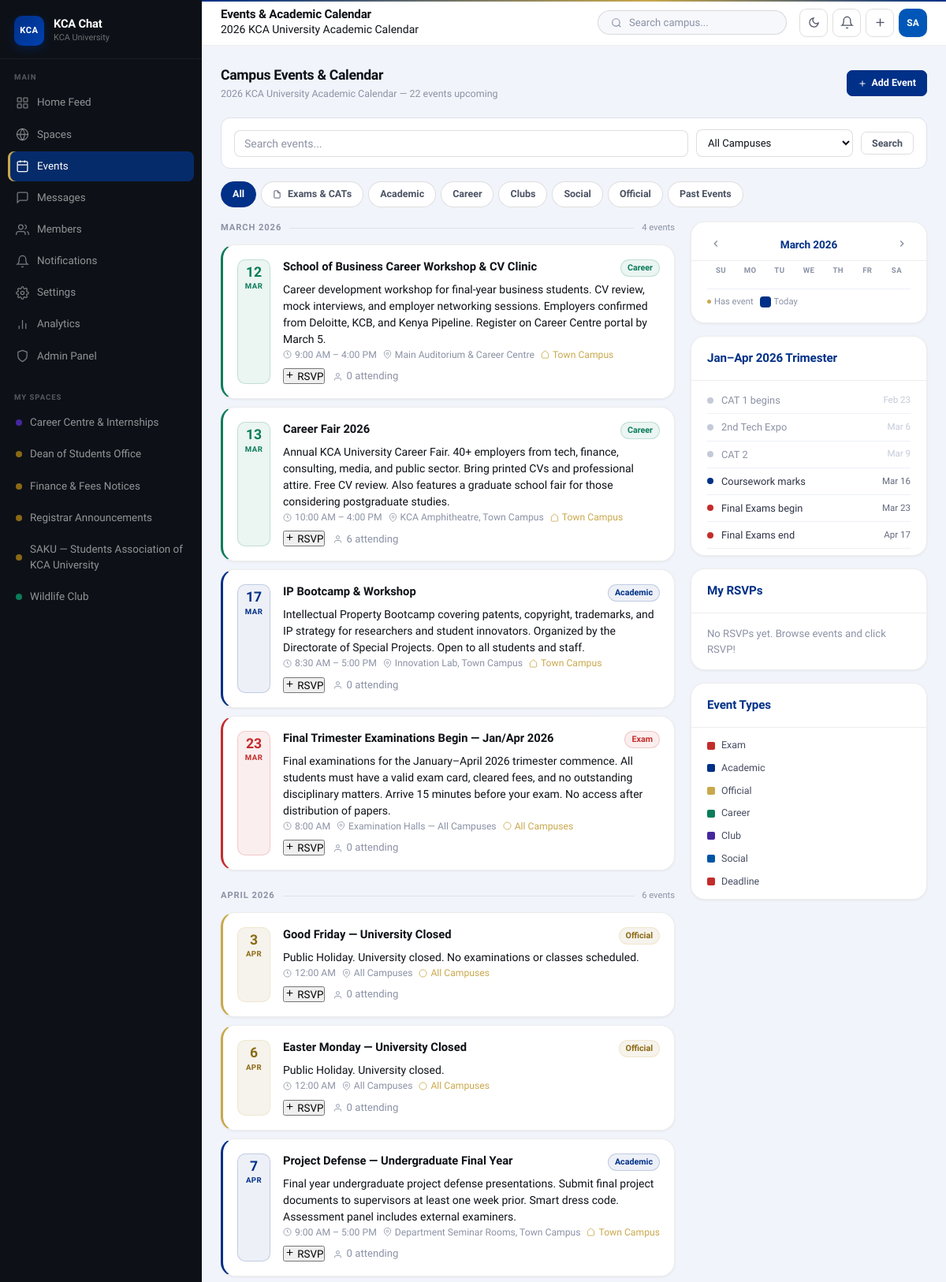
The app's page /pages/events.php (signed in, upper part) with its own data.
### tables this page shows
CREATE TABLE spaces (
    id          INT AUTO_INCREMENT PRIMARY KEY,
    name        VARCHAR(120) NOT NULL,
    slug        VARCHAR(120) UNIQUE NOT NULL,
    description TEXT,
    type        ENUM('academic','club','administrative','co-curricular','professional') DEFAULT 'academic',
    school      VARCHAR(160) DEFAULT NULL,
    banner      VARCHAR(255) DEFAULT NULL,
    created_by  INT NOT NULL,
    is_private  TINYINT(1) DEFAULT 0,
    is_active   TINYINT(1) DEFAULT 1,
    created_at  DATETIME DEFAULT CURRENT_TIMESTAMP,
    FOREIGN KEY (created_by) REFERENCES users(id) ON DELETE CASCADE
);

CREATE TABLE users (
    id            INT AUTO_INCREMENT PRIMARY KEY,
    student_id    VARCHAR(30) UNIQUE,
    full_name     VARCHAR(120) NOT NULL,
    email         VARCHAR(160) UNIQUE,
    password_hash VARCHAR(255) NOT NULL,
    role          ENUM('student','staff','admin') DEFAULT 'student',
    school        VARCHAR(160) DEFAULT NULL,
    department    VARCHAR(200) DEFAULT NULL,
    course        VARCHAR(200) DEFAULT NULL,
    year_of_study TINYINT DEFAULT 1,
    study_mode    ENUM('day','evening','weekend','distance','online') DEFAULT 'day',
    bio           TEXT,
    avatar        VARCHAR(255) DEFAULT NULL,
    is_active     TINYINT(1) DEFAULT 1,
    is_online     TINYINT(1) DEFAULT 0,
    last_seen     DATETIME DEFAULT NULL,
    created_at    DATETIME DEFAULT CURRENT_TIMESTAMP,
    updated_at    DATETIME DEFAULT CURRENT_TIMESTAMP ON UPDATE CURRENT_TIMESTAMP
);

CREATE TABLE events (
    id            INT AUTO_INCREMENT PRIMARY KEY,
    title         VARCHAR(200) NOT NULL,
    description   TEXT,
    category      ENUM('academic','social','administrative','career','club','exam','deadline') DEFAULT 'academic',
    event_date    DATE NOT NULL,
    start_time    TIME NOT NULL,
    end_time      TIME DEFAULT NULL,
    location      VARCHAR(200),
    campus        ENUM('Town Campus','Western Campus','Kitengela Campus','Online','All Campuses') DEFAULT 'Town Campus',
    space_id      INT DEFAULT NULL,
    created_by    INT NOT NULL,
    banner        VARCHAR(255) DEFAULT NULL,
    max_attendees INT DEFAULT NULL,
    is_active     TINYINT(1) DEFAULT 1,
    created_at    DATETIME DEFAULT CURRENT_TIMESTAMP,
    FOREIGN KEY (space_id)   REFERENCES spaces(id) ON DELETE SET NULL,
    FOREIGN KEY (created_by) REFERENCES users(id)  ON DELETE CASCADE
);

### pages/events.php (the view, shortened to what the rows shown need)
<?php
require_once __DIR__ . '/../config/auth.php';
$pageTitle    = 'Events & Academic Calendar';
$activeNav    = 'events';
require_once __DIR__ . '/../includes/header.php';
$catFilter    = $_GET['cat']    ?? 'all';
$showPast     = isset($_GET['past']);
$params = [$user['id']];
$where  = "e.is_active=1";
$where .= $showPast ? " AND e.event_date < CURDATE()" : " AND e.event_date >= CURDATE()";
$events = DB::rows(
    "SELECT e.*,
            (SELECT COUNT(*) FROM event_rsvps r WHERE r.event_id=e.id AND r.status='going') as attendee_count,
            (SELECT COUNT(*) FROM event_rsvps r WHERE r.event_id=e.id AND r.user_id=? AND r.status='going') as user_going,
            s.name as space_name
     FROM events e LEFT JOIN spaces s ON s.id=e.space_id
     WHERE $where
     ORDER BY e.event_date ASC, e.start_time ASC",
    $params
);
$catColors = [
    'exam'           => ['bg'=>'rgba(196,43,43,.08)',    'text'=>'#C42B2B',  'border'=>'#C42B2B',  'label'=>'Exam'],
    'academic'       => ['bg'=>'rgba(0,48,135,.07)',     'text'=>'#003087',  'border'=>'#003087',  'label'=>'Academic'],
    'administrative' => ['bg'=>'rgba(139,105,20,.08)',   'text'=>'#8B6914',  'border'=>'#C9A84C',  'label'=>'Official'],
    'career'         => ['bg'=>'rgba(10,124,89,.08)',    'text'=>'#0A7C59',  'border'=>'#0A7C59',  'label'=>'Career'],
    'club'           => ['bg'=>'rgba(69,39,160,.08)',    'text'=>'#4527A0',  'border'=>'#4527A0',  'label'=>'Club'],
    'social'         => ['bg'=>'rgba(0,84,166,.07)',     'text'=>'#0054A6',  'border'=>'#0054A6',  'label'=>'Social'],
    'deadline'       => ['bg'=>'rgba(196,43,43,.06)',    'text'=>'#C42B2B',  'border'=>'#C42B2B',  'label'=>'Deadline'],
];
$grouped = [];
foreach ($events as $ev) {
    $month = date('F Y', strtotime($ev['event_date']));
    $grouped[$month][] = $ev;
}
?>
<div class="page-header">
  <div>
    <h2>Campus Events & Calendar</h2>
  </div>
</div>
<div class="content-grid">
  <div>
    <?php if (empty($events)): ?>
    <div class="card">
      <div class="empty-state">
        <svg viewBox="0 0 24 24" fill="none" stroke="currentColor" stroke-width="1.5"><rect x="3" y="4" width="18" height="18" rx="2"/><line x1="16" y1="2" x2="16" y2="6"/><line x1="8" y1="2" x2="8" y2="6"/><line x1="3" y1="10" x2="21" y2="10"/></svg>
        <p>No <?= $showPast?'past':'' ?> events found<?= $catFilter!=='all'?" in this category":'' ?>.</p>
        <a href="?" class="btn btn-outline btn-sm" style="margin-top:12px">View all upcoming events</a>
      </div>
    </div>
    <?php else: ?>
    <?php foreach ($grouped as $monthLabel => $monthEvents): ?>
    <div style="margin-bottom:24px">
      <div style="display:flex;align-items:center;gap:10px;margin-bottom:12px">
        <div style="font-size:.7rem;font-weight:700;color:var(--gray-400);text-transform:uppercase;letter-spacing:.08em;white-space:nowrap"><?= $monthLabel ?></div>
        <div style="flex:1;height:1px;background:var(--gray-200)"></div>
        <div style="font-size:.7rem;color:var(--gray-400)"><?= count($monthEvents) ?> event<?= count($monthEvents)!==1?'s':'' ?></div>
      </div>
      <?php foreach ($monthEvents as $ev):
        $cc = $catColors[$ev['category']] ?? $catColors['academic'];
        $eventDate = strtotime($ev['event_date']);
        $isPast = $eventDate < strtotime('today');
      ?>
      <div class="card event-card" id="event-<?= $ev['id'] ?>"
           style="<?= $isPast?'opacity:.7':'' ?>;border-left:3px solid <?= $cc['border'] ?>;margin-bottom:10px">
        <div class="event-date-badge" style="background:<?= $cc['bg'] ?>;border:1px solid <?= $cc['border'] ?>30">
          <div class="day" style="color:<?= $cc['text'] ?>"><?= date('j', $eventDate) ?></div>
          <div class="mon" style="color:<?= $cc['text'] ?>"><?= date('M', $eventDate) ?></div>
        </div>
        <div class="event-info" style="flex:1;min-width:0">
          <div style="display:flex;align-items:flex-start;gap:8px;flex-wrap:wrap;margin-bottom:4px">
            <div class="event-title" style="flex:1"><?= sanitize($ev['title']) ?></div>
            <span style="font-size:.67rem;font-weight:700;color:<?= $cc['text'] ?>;background:<?= $cc['bg'] ?>;border:1px solid <?= $cc['border'] ?>30;padding:2px 8px;border-radius:99px;flex-shrink:0">
              <?= $cc['label'] ?>
            </span>
          </div>
          <div class="event-desc" style="-webkit-line-clamp:2"><?= sanitize($ev['description'] ?? '') ?></div>
          <div class="event-meta">
            <span class="event-meta-item">
              <svg viewBox="0 0 24 24" fill="none" stroke="currentColor" stroke-width="1.8" width="12" height="12"><circle cx="12" cy="12" r="10"/><polyline points="12,6 12,12 16,14"/></svg>
              <?= date('g:i A', strtotime($ev['start_time'])) ?>
              <?= $ev['end_time'] ? ' – ' . date('g:i A', strtotime($ev['end_time'])) : '' ?>
            </span>
            <?php if ($ev['location']): ?>
            <span class="event-meta-item">
              <svg viewBox="0 0 24 24" fill="none" stroke="currentColor" stroke-width="1.8" width="12" height="12"><path d="M21 10c0 7-9 13-9 13s-9-6-9-13a9 9 0 0 1 18 0z"/><circle cx="12" cy="10" r="3"/></svg>
              <?= sanitize($ev['location']) ?>
            </span>
            <?php endif; ?>
            <?php if ($ev['campus'] && $ev['campus'] !== 'All Campuses'): ?>
            <span class="event-meta-item" style="color:var(--kca-gold)">
              <svg viewBox="0 0 24 24" fill="none" stroke="currentColor" stroke-width="1.8" width="12" height="12"><path d="M3 9l9-7 9 7v11a2 2 0 0 1-2 2H5a2 2 0 0 1-2-2z"/></svg>
              <?= sanitize($ev['campus']) ?>
            </span>
            <?php elseif ($ev['campus'] === 'All Campuses'): ?>
            <span class="event-meta-item" style="color:var(--kca-gold)">
              <svg viewBox="0 0 24 24" fill="none" stroke="currentColor" stroke-width="1.8" width="12" height="12"><circle cx="12" cy="12" r="10"/></svg>
              All Campuses
            </span>
            <?php endif; ?>
          </div>
          <?php if (!$isPast): ?>
          <div style="display:flex;align-items:center;gap:12px;margin-top:8px">
            <button class="rsvp-btn <?= $ev['user_going'] ? 'going' : '' ?>"
                    onclick="toggleRSVP(<?= $ev['id'] ?>, this)">
              <?php if ($ev['user_going']): ?>
              <svg viewBox="0 0 24 24" fill="none" stroke="currentColor" stroke-width="2.5" width="13" height="13"><polyline points="20,6 9,17 4,12"/></svg>
              Going
              <?php else: ?>
              <svg viewBox="0 0 24 24" fill="none" stroke="currentColor" stroke-width="2" width="13" height="13"><line x1="12" y1="5" x2="12" y2="19"/><line x1="5" y1="12" x2="19" y2="12"/></svg>
              RSVP
              <?php endif; ?>
            </button>
            <span class="attendee-count text-muted text-sm">
              <svg width="12" height="12" viewBox="0 0 24 24" fill="none" stroke="currentColor" stroke-width="1.8" style="vertical-align:middle"><path d="M17 21v-2a4 4 0 0 0-4-4H5a4 4 0 0 0-4 4v2"/><circle cx="9" cy="7" r="4"/></svg>
              <span id="attendee-<?= $ev['id'] ?>"><?= $ev['attendee_count'] ?></span> attending
            </span>
          </div>
          <?php else: ?>
          <div style="font-size:.74rem;color:var(--gray-400);margin-top:8px;font-style:italic">
            <?= $ev['attendee_count'] ?> attended
          </div>
          <?php endif; ?>
        </div>
      </div>
      <?php endforeach; ?>
    </div>
    <?php endforeach; ?>
    <?php endif; ?>
  </div>
</div>
<?php
require_once __DIR__ . '/../includes/footer.php';
?>

### includes/header.php (shortened to what the rows shown need)
<?php
require_once __DIR__ . '/../config/auth.php';
$user = requireLogin();
$initials   = avatarInitials($user['full_name']);
$avatarBg   = avatarColor($user['id']);
$mySpaces = DB::rows(
    "SELECT s.id, s.name, s.type FROM spaces s
     JOIN space_members sm ON sm.space_id = s.id
     WHERE sm.user_id = ? AND s.is_active = 1 ORDER BY s.name LIMIT 8",
    [$user['id']]
);
$spaceTypeColors = [
    'academic'       => '#003087',
    'club'           => '#0A7C59',
    'social'         => '#0A7C59',
    'administrative' => '#8B6914',
    'co-curricular'  => '#4527A0',
    'professional'   => '#C42B2B',
];
?>
<!DOCTYPE html>
<html lang="en">
<head>
  <link rel="stylesheet" href="<?= SITE_URL ?>/assets/css/main.css">
</head>
<body>
<aside class="sidebar" id="sidebar">
  <nav class="sidebar-nav">
    <?php if (!empty($mySpaces)): ?>
    <?php foreach ($mySpaces as $sp):
      $spColor = $spaceTypeColors[$sp['type']] ?? '#003087'; ?>
    <a href="<?= SITE_URL ?>/pages/space_view.php?id=<?= $sp['id'] ?>" class="nav-link space-link <?= ($activeNav==='space-'.$sp['id'])?'active':'' ?>">
      <span class="sidebar-space-dot" style="background:<?= $spColor ?>"></span>
      <span class="link-text"><?= sanitize($sp['name']) ?></span>
    </a>
    <?php endforeach; ?>
    <?php endif; ?>
  </nav>
</aside>
<header class="topbar">
  <div class="topbar-title">
    <h1><?= sanitize($pageTitle ?? 'KCA Chat') ?></h1>
  </div>
  <div class="topbar-actions">
    <button class="theme-toggle" id="theme-toggle-btn" onclick="toggleTheme()" title="Toggle dark/light mode">
      <svg id="theme-icon-moon" viewBox="0 0 24 24" fill="none" stroke="currentColor" stroke-width="2"><path d="M21 12.79A9 9 0 1 1 11.21 3 7 7 0 0 0 21 12.79z"/></svg>
    </button>
    <button class="icon-btn" data-toggle-notif onclick="toggleNotifPanel()" title="Notifications">
      <svg viewBox="0 0 24 24" fill="none" stroke="currentColor" stroke-width="1.8"><path d="M18 8A6 6 0 0 0 6 8c0 7-3 9-3 9h18s-3-2-3-9"/><path d="M13.73 21a2 2 0 0 1-3.46 0"/></svg>
    </button>
    <a href="<?= SITE_URL ?>/pages/post_create.php" class="icon-btn" title="Create post">
      <svg viewBox="0 0 24 24" fill="none" stroke="currentColor" stroke-width="1.8"><line x1="12" y1="5" x2="12" y2="19"/><line x1="5" y1="12" x2="19" y2="12"/></svg>
    </a>
    <a href="<?= SITE_URL ?>/pages/profile.php" class="avatar-btn" style="background:<?= $avatarBg ?>">
      <?php if ($user['avatar']): ?>
        <img src="<?= UPLOAD_URL . sanitize($user['avatar']) ?>" alt="" style="width:100%;height:100%;border-radius:50%;object-fit:cover;">
      <?php else: ?>
        <?= $initials ?>
      <?php endif; ?>
    </a>
  </div>
</header>
<div class="app-body">

### records on screen
spaces: name "Career Centre & Internships"
spaces: name "Dean of Students Office"
spaces: name "Finance & Fees Notices"
spaces: name "Registrar Announcements"
spaces: name "SAKU — Students Association of KCA University"
spaces: name "Wildlife Club"
users: full_name "SA"
events: event_date "12", event_date "MAR", title "School of Business Career Workshop & CV Clinic", category "Career", description "Career development workshop for final-year business students. CV review, mock interviews, and employer networking sessions. Employers confirmed from Deloitte, KCB, and Kenya Pipeline. Register on Career Centre portal by March 5.", start_time "9:00 AM", end_time "4:00 PM", location "Main Auditorium & Career Centre", campus "Town Campus", attendee_count "0"
events: event_date "13", event_date "MAR", title "Career Fair 2026", category "Career", description "Annual KCA University Career Fair. 40+ employers from tech, finance, consulting, media, and public sector. Bring printed CVs and professional attire. Free CV review. Also features a graduate school fair for those considering postgraduate studies.", start_time "10:00 AM", end_time "4:00 PM", location "KCA Amphitheatre, Town Campus", campus "Town Campus", attendee_count "6"
events: event_date "17", event_date "MAR", title "IP Bootcamp & Workshop", category "Academic", description "Intellectual Property Bootcamp covering patents, copyright, trademarks, and IP strategy for researchers and student innovators. Organized by the Directorate of Special Projects. Open to all students and staff.", start_time "8:30 AM", end_time "5:00 PM", location "Innovation Lab, Town Campus", campus "Town Campus", attendee_count "0"
events: event_date "23", event_date "MAR", title "Final Trimester Examinations Begin — Jan/Apr 2026", category "Exam", description "Final examinations for the January–April 2026 trimester commence. All students must have a valid exam card, cleared fees, and no outstanding disciplinary matters. Arrive 15 minutes before your exam. No access after distribution of papers.", start_time "8:00 AM", location "Examination Halls — All Campuses", campus "All Campuses" (drawn), attendee_count "0"
events: event_date "3", event_date "APR", title "Good Friday — University Closed", category "Official", description "Public Holiday. University closed. No examinations or classes scheduled.", start_time "12:00 AM", location "All Campuses", campus "All Campuses" (drawn), attendee_count "0"
events: event_date "6", event_date "APR", title "Easter Monday — University Closed", category "Official", description "Public Holiday. University closed.", start_time "12:00 AM", location "All Campuses", campus "All Campuses" (drawn), attendee_count "0"
events: event_date "7", event_date "APR", title "Project Defense — Undergraduate Final Year", category "Academic", description "Final year undergraduate project defense presentations. Submit final project documents to supervisors at least one week prior. Smart dress code. Assessment panel includes external examiners.", start_time "9:00 AM", end_time "5:00 PM", location "Department Seminar Rooms, Town Campus", campus "Town Campus", attendee_count "0"

### other values on screen
$pageTitle "Events & Academic Calendar"
$pageSubtitle "2026 KCA University Academic Calendar"
count($events) "22"
$monthLabel "MARCH 2026"
count($monthEvents) "4"
$monthLabel "APRIL 2026"
count($monthEvents) "6"
$label "CAT 1 begins"
date('M j', strtotime($date)) "Feb 23"
$label "2nd Tech Expo"
date('M j', strtotime($date)) "Mar 6"
$label "CAT 2"
date('M j', strtotime($date)) "Mar 9"
$label "Coursework marks"
date('M j', strtotime($date)) "Mar 16"
